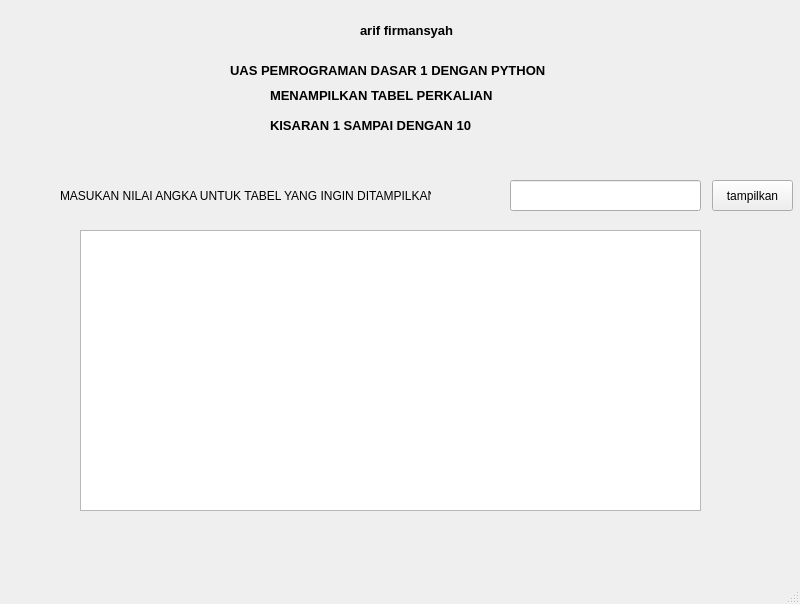
<?xml version="1.0" encoding="UTF-8"?>
<ui version="4.0">
 <class>MainWindow</class>
 <widget class="QMainWindow" name="MainWindow">
  <property name="geometry">
   <rect>
    <x>0</x>
    <y>0</y>
    <width>800</width>
    <height>604</height>
   </rect>
  </property>
  <property name="windowTitle">
   <string>MainWindow</string>
  </property>
  <widget class="QWidget" name="centralwidget">
   <widget class="QLabel" name="label">
    <property name="geometry">
     <rect>
      <x>230</x>
      <y>60</y>
      <width>431</width>
      <height>21</height>
     </rect>
    </property>
    <property name="font">
     <font>
      <pointsize>10</pointsize>
      <weight>75</weight>
      <bold>true</bold>
     </font>
    </property>
    <property name="text">
     <string>UAS PEMROGRAMAN DASAR 1 DENGAN PYTHON</string>
    </property>
   </widget>
   <widget class="QLabel" name="label_2">
    <property name="geometry">
     <rect>
      <x>270</x>
      <y>80</y>
      <width>301</width>
      <height>31</height>
     </rect>
    </property>
    <property name="font">
     <font>
      <pointsize>10</pointsize>
      <weight>75</weight>
      <bold>true</bold>
     </font>
    </property>
    <property name="text">
     <string>MENAMPILKAN TABEL PERKALIAN</string>
    </property>
   </widget>
   <widget class="QLabel" name="label_3">
    <property name="geometry">
     <rect>
      <x>270</x>
      <y>110</y>
      <width>281</width>
      <height>31</height>
     </rect>
    </property>
    <property name="font">
     <font>
      <pointsize>10</pointsize>
      <weight>75</weight>
      <bold>true</bold>
     </font>
    </property>
    <property name="text">
     <string>KISARAN 1 SAMPAI DENGAN 10</string>
    </property>
   </widget>
   <widget class="QLabel" name="label_4">
    <property name="geometry">
     <rect>
      <x>60</x>
      <y>180</y>
      <width>371</width>
      <height>31</height>
     </rect>
    </property>
    <property name="text">
     <string>MASUKAN NILAI ANGKA UNTUK TABEL YANG INGIN DITAMPILKAN</string>
    </property>
   </widget>
   <widget class="QLineEdit" name="lineEdit">
    <property name="geometry">
     <rect>
      <x>510</x>
      <y>180</y>
      <width>191</width>
      <height>31</height>
     </rect>
    </property>
   </widget>
   <widget class="QListWidget" name="listWidget">
    <property name="geometry">
     <rect>
      <x>80</x>
      <y>230</y>
      <width>621</width>
      <height>281</height>
     </rect>
    </property>
   </widget>
   <widget class="QLabel" name="label_6">
    <property name="geometry">
     <rect>
      <x>360</x>
      <y>20</y>
      <width>431</width>
      <height>21</height>
     </rect>
    </property>
    <property name="font">
     <font>
      <pointsize>10</pointsize>
      <weight>75</weight>
      <bold>true</bold>
     </font>
    </property>
    <property name="text">
     <string>arif firmansyah</string>
    </property>
   </widget>
   <widget class="QPushButton" name="pushButton">
    <property name="geometry">
     <rect>
      <x>712</x>
      <y>180</y>
      <width>81</width>
      <height>31</height>
     </rect>
    </property>
    <property name="text">
     <string>tampilkan</string>
    </property>
   </widget>
  </widget>
  <widget class="QMenuBar" name="menubar">
   <property name="geometry">
    <rect>
     <x>0</x>
     <y>0</y>
     <width>800</width>
     <height>26</height>
    </rect>
   </property>
  </widget>
  <widget class="QStatusBar" name="statusbar"/>
 </widget>
 <resources/>
 <connections/>
</ui>
